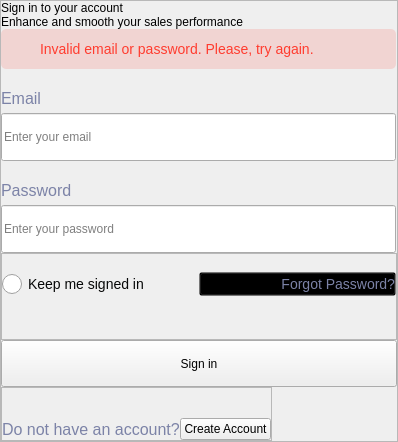
          <widget class="QWidget" name="login_page">
           <layout class="QVBoxLayout" name="login_layout">
            <property name="spacing">
             <number>0</number>
            </property>
            <property name="leftMargin">
             <number>0</number>
            </property>
            <property name="topMargin">
             <number>0</number>
            </property>
            <property name="rightMargin">
             <number>0</number>
            </property>
            <property name="bottomMargin">
             <number>0</number>
            </property>
            <item alignment="Qt::AlignHCenter|Qt::AlignVCenter">
             <widget class="QFrame" name="log_main_frame">
              <property name="styleSheet">
               <string notr="true">#log_bot_text, #log_email_label, #log_pass_label  {
	font-size: 16px;
	color: #7C83A7;
}
</string>
              </property>
              <property name="frameShape">
               <enum>QFrame::StyledPanel</enum>
              </property>
              <property name="frameShadow">
               <enum>QFrame::Raised</enum>
              </property>
              <layout class="QVBoxLayout" name="log_main_layout">
               <property name="spacing">
                <number>0</number>
               </property>
               <property name="leftMargin">
                <number>0</number>
               </property>
               <property name="topMargin">
                <number>0</number>
               </property>
               <property name="rightMargin">
                <number>0</number>
               </property>
               <property name="bottomMargin">
                <number>0</number>
               </property>
               <item>
                <widget class="QLabel" name="log_header">
                 <property name="styleSheet">
                  <string notr="true"/>
                 </property>
                 <property name="text">
                  <string>Sign in to your account </string>
                 </property>
                 <property name="textFormat">
                  <enum>Qt::AutoText</enum>
                 </property>
                 <property name="alignment">
                  <set>Qt::AlignJustify|Qt::AlignVCenter</set>
                 </property>
                 <property name="margin">
                  <number>0</number>
                 </property>
                 <property name="indent">
                  <number>-1</number>
                 </property>
                </widget>
               </item>
               <item>
                <widget class="QLabel" name="log_text">
                 <property name="styleSheet">
                  <string notr="true"/>
                 </property>
                 <property name="text">
                  <string>Enhance and smooth your sales performance</string>
                 </property>
                 <property name="alignment">
                  <set>Qt::AlignJustify|Qt::AlignVCenter</set>
                 </property>
                </widget>
               </item>
               <item>
                <widget class="QFrame" name="log_error_frame">
                 <property name="sizePolicy">
                  <sizepolicy hsizetype="Fixed" vsizetype="Fixed">
                   <horstretch>0</horstretch>
                   <verstretch>0</verstretch>
                  </sizepolicy>
                 </property>
                 <property name="minimumSize">
                  <size>
                   <width>395</width>
                   <height>60</height>
                  </size>
                 </property>
                 <property name="maximumSize">
                  <size>
                   <width>395</width>
                   <height>60</height>
                  </size>
                 </property>
                 <property name="styleSheet">
                  <string notr="true">.QFrame {
background: rgba(255, 60, 47, 0.15);
border-radius: 5px;
margin-bottom: 20px;
}
</string>
                 </property>
                 <property name="frameShape">
                  <enum>QFrame::StyledPanel</enum>
                 </property>
                 <property name="frameShadow">
                  <enum>QFrame::Raised</enum>
                 </property>
                 <layout class="QHBoxLayout" name="log_error_layout" stretch="0,1">
                  <property name="spacing">
                   <number>11</number>
                  </property>
                  <property name="leftMargin">
                   <number>11</number>
                  </property>
                  <property name="topMargin">
                   <number>0</number>
                  </property>
                  <property name="rightMargin">
                   <number>0</number>
                  </property>
                  <property name="bottomMargin">
                   <number>0</number>
                  </property>
                  <item>
                   <widget class="QLabel" name="log_error_icon">
                    <property name="minimumSize">
                     <size>
                      <width>17</width>
                      <height>17</height>
                     </size>
                    </property>
                    <property name="maximumSize">
                     <size>
                      <width>17</width>
                      <height>17</height>
                     </size>
                    </property>
                    <property name="styleSheet">
                     <string notr="true">image: url(:/image/login_error_pic.svg);</string>
                    </property>
                    <property name="text">
                     <string/>
                    </property>
                    <property name="scaledContents">
                     <bool>false</bool>
                    </property>
                   </widget>
                  </item>
                  <item>
                   <widget class="QLabel" name="log_error_text">
                    <property name="minimumSize">
                     <size>
                      <width>0</width>
                      <height>0</height>
                     </size>
                    </property>
                    <property name="styleSheet">
                     <string notr="true">color: #FF3C2F;
font-size: 14px;</string>
                    </property>
                    <property name="text">
                     <string>Invalid email or password. Please, try again.</string>
                    </property>
                    <property name="scaledContents">
                     <bool>false</bool>
                    </property>
                   </widget>
                  </item>
                 </layout>
                </widget>
               </item>
               <item>
                <widget class="QLabel" name="log_email_label">
                 <property name="styleSheet">
                  <string notr="true">margin-bottom: 5px;</string>
                 </property>
                 <property name="text">
                  <string>Email</string>
                 </property>
                 <property name="alignment">
                  <set>Qt::AlignJustify|Qt::AlignVCenter</set>
                 </property>
                </widget>
               </item>
               <item>
                <widget class="QLineEdit" name="log_email_input">
                 <property name="enabled">
                  <bool>true</bool>
                 </property>
                 <property name="sizePolicy">
                  <sizepolicy hsizetype="Fixed" vsizetype="Fixed">
                   <horstretch>0</horstretch>
                   <verstretch>0</verstretch>
                  </sizepolicy>
                 </property>
                 <property name="minimumSize">
                  <size>
                   <width>395</width>
                   <height>48</height>
                  </size>
                 </property>
                 <property name="maximumSize">
                  <size>
                   <width>395</width>
                   <height>48</height>
                  </size>
                 </property>
                 <property name="layoutDirection">
                  <enum>Qt::LeftToRight</enum>
                 </property>
                 <property name="styleSheet">
                  <string notr="true"/>
                 </property>
                 <property name="text">
                  <string/>
                 </property>
                 <property name="echoMode">
                  <enum>QLineEdit::Normal</enum>
                 </property>
                 <property name="alignment">
                  <set>Qt::AlignLeading|Qt::AlignLeft|Qt::AlignVCenter</set>
                 </property>
                 <property name="placeholderText">
                  <string>Enter your email</string>
                 </property>
                </widget>
               </item>
               <item>
                <widget class="QLabel" name="log_pass_label">
                 <property name="styleSheet">
                  <string notr="true">margin-bottom: 5px;
margin-top: 20px;
</string>
                 </property>
                 <property name="text">
                  <string>Password</string>
                 </property>
                 <property name="alignment">
                  <set>Qt::AlignJustify|Qt::AlignVCenter</set>
                 </property>
                </widget>
               </item>
               <item>
                <widget class="QLineEdit" name="log_pass_input">
                 <property name="enabled">
                  <bool>true</bool>
                 </property>
                 <property name="sizePolicy">
                  <sizepolicy hsizetype="Fixed" vsizetype="Fixed">
                   <horstretch>0</horstretch>
                   <verstretch>0</verstretch>
                  </sizepolicy>
                 </property>
                 <property name="minimumSize">
                  <size>
                   <width>395</width>
                   <height>48</height>
                  </size>
                 </property>
                 <property name="maximumSize">
                  <size>
                   <width>395</width>
                   <height>48</height>
                  </size>
                 </property>
                 <property name="layoutDirection">
                  <enum>Qt::LeftToRight</enum>
                 </property>
                 <property name="styleSheet">
                  <string notr="true"/>
                 </property>
                 <property name="text">
                  <string/>
                 </property>
                 <property name="echoMode">
                  <enum>QLineEdit::Password</enum>
                 </property>
                 <property name="alignment">
                  <set>Qt::AlignLeading|Qt::AlignLeft|Qt::AlignVCenter</set>
                 </property>
                 <property name="placeholderText">
                  <string>Enter your password</string>
                 </property>
                </widget>
               </item>
               <item>
                <widget class="QFrame" name="log_mid_frame">
                 <property name="frameShape">
                  <enum>QFrame::StyledPanel</enum>
                 </property>
                 <property name="frameShadow">
                  <enum>QFrame::Raised</enum>
                 </property>
                 <layout class="QHBoxLayout" name="log_mid_frame_2">
                  <property name="spacing">
                   <number>0</number>
                  </property>
                  <property name="leftMargin">
                   <number>0</number>
                  </property>
                  <property name="topMargin">
                   <number>18</number>
                  </property>
                  <property name="rightMargin">
                   <number>0</number>
                  </property>
                  <property name="bottomMargin">
                   <number>43</number>
                  </property>
                  <item>
                   <widget class="QRadioButton" name="radioButton">
                    <property name="styleSheet">
                     <string notr="true">QRadioButton {
	font-size: 14px;
	color: #070808;
}

QRadioButton::indicator
{
width : 20px;
height : 20px;
}

QRadioButton::indicator::checked {
    image: url(:/image/radio_button_checked.svg);
}
</string>
                    </property>
                    <property name="text">
                     <string>Keep me signed in</string>
                    </property>
                   </widget>
                  </item>
                  <item>
                   <widget class="QPushButton" name="pushButton_2">
                    <property name="cursor">
                     <cursorShape>PointingHandCursor</cursorShape>
                    </property>
                    <property name="styleSheet">
                     <string notr="true">QPushButton {
	background: transparent;
	color: #7C83A7;
	font-size: 14px;
	text-align: right;
}

QPushButton:hover {
color: rgba(9, 21, 204, 0.8);
}</string>
                    </property>
                    <property name="text">
                     <string>Forgot Password?</string>
                    </property>
                   </widget>
                  </item>
                 </layout>
                </widget>
               </item>
               <item>
                <widget class="QPushButton" name="log_sign_butt">
                 <property name="sizePolicy">
                  <sizepolicy hsizetype="Fixed" vsizetype="Fixed">
                   <horstretch>0</horstretch>
                   <verstretch>0</verstretch>
                  </sizepolicy>
                 </property>
                 <property name="minimumSize">
                  <size>
                   <width>396</width>
                   <height>47</height>
                  </size>
                 </property>
                 <property name="maximumSize">
                  <size>
                   <width>396</width>
                   <height>47</height>
                  </size>
                 </property>
                 <property name="cursor">
                  <cursorShape>PointingHandCursor</cursorShape>
                 </property>
                 <property name="styleSheet">
                  <string notr="true"/>
                 </property>
                 <property name="text">
                  <string>Sign in</string>
                 </property>
                </widget>
               </item>
               <item alignment="Qt::AlignLeft">
                <widget class="QFrame" name="log_bot_frame">
                 <property name="frameShape">
                  <enum>QFrame::StyledPanel</enum>
                 </property>
                 <property name="frameShadow">
                  <enum>QFrame::Raised</enum>
                 </property>
                 <layout class="QHBoxLayout" name="log_bot_layout">
                  <property name="spacing">
                   <number>0</number>
                  </property>
                  <property name="leftMargin">
                   <number>0</number>
                  </property>
                  <property name="topMargin">
                   <number>30</number>
                  </property>
                  <property name="rightMargin">
                   <number>0</number>
                  </property>
                  <property name="bottomMargin">
                   <number>0</number>
                  </property>
                  <item>
                   <widget class="QLabel" name="log_bot_text">
                    <property name="styleSheet">
                     <string notr="true"/>
                    </property>
                    <property name="text">
                     <string>Do not have an account?</string>
                    </property>
                   </widget>
                  </item>
                  <item>
                   <widget class="QPushButton" name="log_create_acc_but">
                    <property name="cursor">
                     <cursorShape>PointingHandCursor</cursorShape>
                    </property>
                    <property name="styleSheet">
                     <string notr="true"/>
                    </property>
                    <property name="text">
                     <string>Create Account</string>
                    </property>
                   </widget>
                  </item>
                 </layout>
                </widget>
               </item>
              </layout>
             </widget>
            </item>
           </layout>
          </widget>
